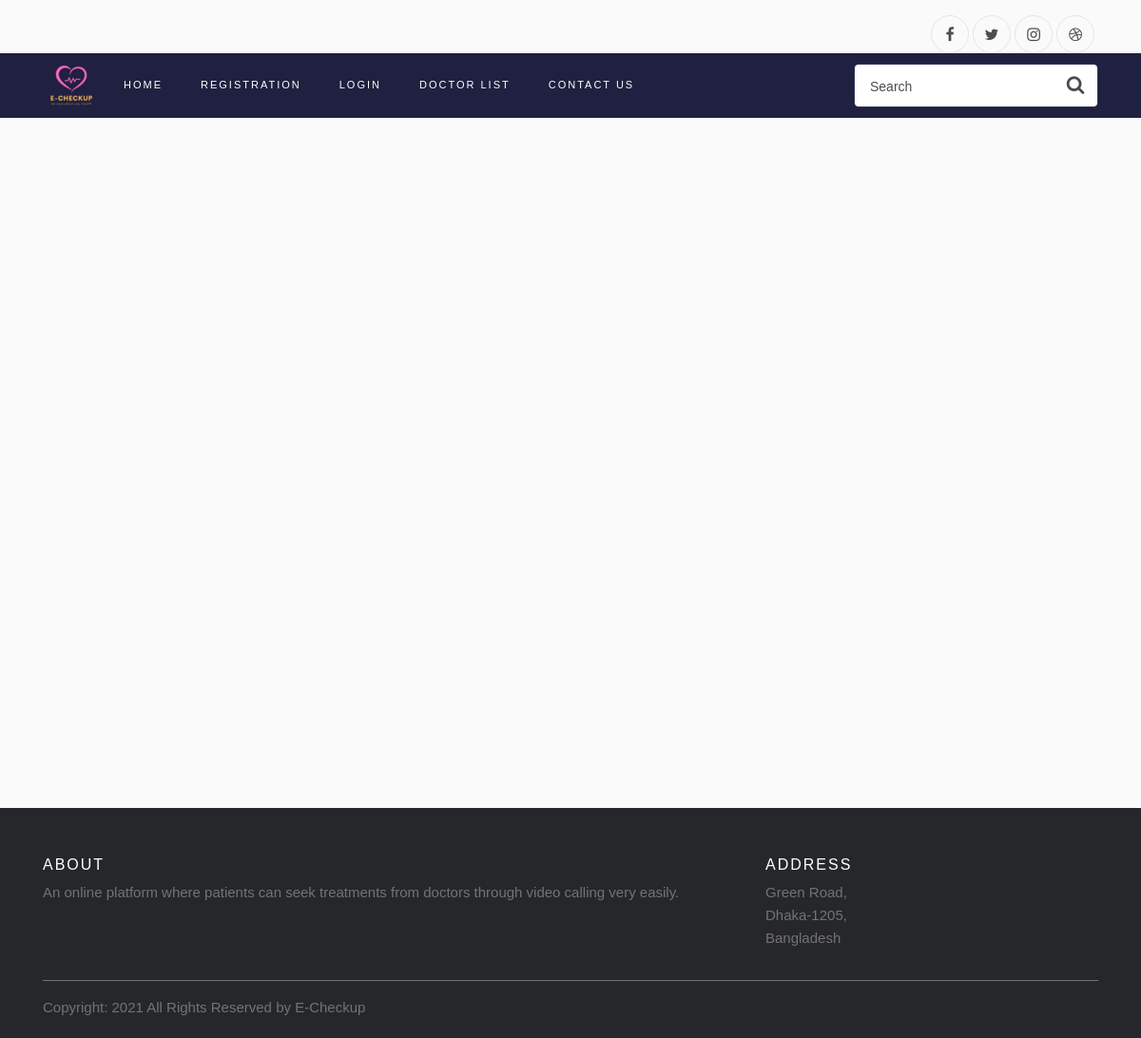
Page /doctor_list/ on the earlier database version.
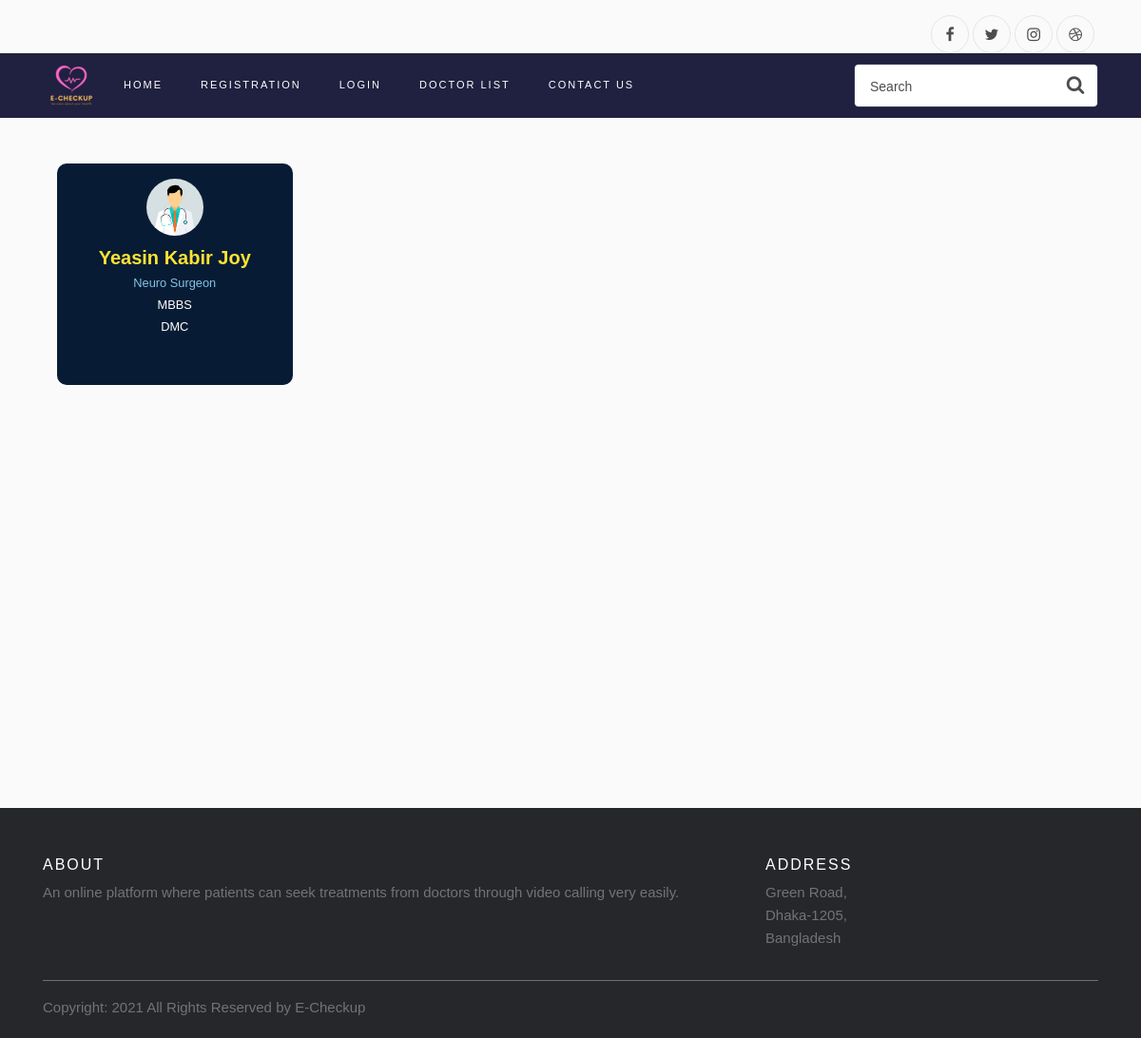
Same page on the later database version.
### userManagement/models.py (models this page shows, shortened)
class DoctorProfile(models.Model):
    image = models.ImageField(upload_to='doctor/', blank=True, null=True, default="doctor/default_icon.png",)
    user = models.ForeignKey(User, default=None, on_delete=models.CASCADE)
    name = models.CharField(max_length=50,blank=True,null=True)
    email = models.EmailField(blank=True,null=True)
    status = models.BooleanField(blank=True,null=True,default=True)
    degree = models.CharField(max_length=500,blank=True,null=True)
    hospital_name = models.CharField(max_length=100,blank=True,null=True)
    speciality = models.CharField(max_length=100,blank=True,null=True)
    day = models.CharField(max_length=50, blank=True, null=True)
    time = models.CharField(max_length=50, blank=True, null=True)
    def create_user_profile(sender, instance, created, **kwargs):
        if created and instance.type == Types.Doctor:
            DoctorProfile.objects.create(user=instance)
    post_save.connect(create_user_profile, sender=Doctor)

### userManagement/views.py (the view)
# urls.py: path('doctor_list/',userView.doctor_list,name='doctor_list'),
def doctor_list(request):
    if request.method == "POST":
        doctors = DoctorProfile.objects.filter(Q(name__icontains=request.POST['search']) | Q(speciality__icontains=request.POST['search']) | Q(hospital_name__icontains=request.POST['search']))
    else:
        doctors = DoctorProfile.objects.all()
    context={
        'doctors':doctors
    }
    return render(request, 'userManagement/doctorList.html', context)

### userManagement/context.py (called while the page is built, shortened)
def verifiedUser(request):
    usertype = ''
    userStatus=''
    context = {
        'userStatus': userStatus,
        'usertype' : usertype
    }
    return context

### templates/userManagement/doctorList.html (shortened to what this page needs)
{% extends 'base.html' %}
{% load static %}
{% block content %}
    <div class="container mt-5 mb-5">
        <div class="row g-2">
            {% for d in  doctors %}
                {% if  d.name is not None %}
                    <div class="col-md-3" style="margin-bottom: 10px;">
                        <div class="card p-2 py-3 text-center" style="background: #071c34; height: 100%; color:white;">
                            <div class="img mb-2"><img src="{{ d.image.url }}" width="60" height="60"
                                                       class="rounded-circle"></div>
                            <h5 class="mb-0" style="color: #FFE333 "><b>{{ d.name }}</b></h5> <small style="color:#85C1E9;">{{ d.speciality }}</small>
                            <small>{{ d.degree }}</small>
                            <small>{{ d.hospital_name }}</small>
                        </div>
                    </div>
                {% endif %}
            {% endfor %}
        </div>
    </div>
{% endblock content %}

### templates/base.html (shortened to what this page needs)
{% load static %}
<!DOCTYPE html>
<html lang="en">
<head>
    <link rel="stylesheet" href="https://cdn.jsdelivr.net/npm/bootstrap@4.6.0/dist/css/bootstrap.min.css"
>
    <link rel="stylesheet" href="https://stackpath.bootstrapcdn.com/font-awesome/4.7.0/css/font-awesome.min.css">
    <link rel="stylesheet" type="text/css" href="{% static 'css/footer.css' %}">
    <link rel="stylesheet" href="{% static 'css/style.css' %}">
    <link rel="stylesheet" href="{% static 'css/contact_us.css' %}">
</head>
<body>
<section class="ftco-section">
    <div class="container">
        <div class="row justify-content-between">
            <div class="col d-flex justify-content-end">
                <div class="social-media">
                    <p class="mb-0 d-flex">
                        <a href="#" class="d-flex align-items-center justify-content-center"><span
                                class="fa fa-facebook"><i class="sr-only">Facebook</i></span></a>
                        <a href="#" class="d-flex align-items-center justify-content-center"><span
                                class="fa fa-twitter"><i class="sr-only">Twitter</i></span></a>
                        <a href="#" class="d-flex align-items-center justify-content-center"><span
                                class="fa fa-instagram"><i class="sr-only">Instagram</i></span></a>
                        <a href="#" class="d-flex align-items-center justify-content-center"><span
                                class="fa fa-dribbble"><i class="sr-only">Dribbble</i></span></a>
                    </p>
                </div>
            </div>
        </div>
    </div>
    <nav class="navbar navbar-expand-lg navbar-dark ftco_navbar bg-dark ftco-navbar-light" id="ftco-navbar">
        <div class="container">
            <form method="POST" action="{% url 'doctor_list' %}" class="searchform order-lg-last">
                <div class="form-group d-flex">
                    <input type="text" class="form-control pl-3" placeholder="Search" name="search">
                    <button type="submit" placeholder="" class="form-control search"><span class="fa fa-search"></span>
                    </button>
                </div>
            </form>
            <div class="collapse navbar-collapse" id="ftco-nav">
                <li class="nav-item" style="list-style: none;margin-right: 5px"><a href="{% url 'home' %}"><img src="{% static 'image/apple-icon-60x60.png' %}"></a></li>
                <ul class="navbar-nav mr-auto">
                    {% if user.is_authenticated %}
                        {% if usertype == 'DOCTOR' %}
                            <li class="nav-item "><a href="{% url 'home' %}" class="nav-link">Home</a></li>
                            <li class="nav-item "><a href="{% url 'profile' %}" class="nav-link">Profile</a></li>
                            <li class="nav-item "><a href="{% url 'scheduling' %}" class="nav-link">Scheduling</a></li>
                            <li class="nav-item "><a href="{% url 'contact_us' %}" class="nav-link">Contact Us</a></li>
                            <li class="nav-item "><a href="{% url 'logout' %}" class="nav-link">Logout</a></li>
                        {% endif %}
                        {% if usertype == 'PATIENT' %}
                            {% if userStatus == 'notVerified' %}
                                <li class="nav-item "><a href="{% url 'home' %}" class="nav-link">Home</a></li>
                                <li class="nav-item "><a href="{% url 'profile' %}" class="nav-link">Profile</a></li>
                                <li class="nav-item "><a href="{% url 'send_mail' %}" class="nav-link">Verify</a></li>
                                <li class="nav-item "><a href="{% url 'doctor_list' %}" class="nav-link">Doctor List</a>
                                </li>
                                <li class="nav-item "><a href="{% url 'contact_us' %}" class="nav-link">Contact Us</a>
                                </li>
                                <li class="nav-item "><a href="{% url 'logout' %}" class="nav-link">Logout</a></li>
                            {% else %}
                                <li class="nav-item "><a href="{% url 'home' %}" class="nav-link">Home</a></li>
                                <li class="nav-item "><a href="{% url 'profile' %}" class="nav-link">Profile</a></li>
                                <li class="nav-item "><a href="{% url 'scheduling' %}" class="nav-link">Scheduling</a>
                                </li>
                                <li class="nav-item "><a href="{% url 'doctor_list' %}" class="nav-link">Doctor List</a>
                                </li>
                                <li class="nav-item "><a href="{% url 'contact_us' %}" class="nav-link">Contact Us</a>
                                </li>
                                <li class="nav-item "><a href="{% url 'logout' %}" class="nav-link">Logout</a></li>
                            {% endif %}
                        {% endif %}
                        {% if usertype == 'ADMIN' %}
                            <li class="nav-item "><a href="{% url 'home' %}" class="nav-link">Home</a></li>
                            <li class="nav-item "><a href="{% url 'admin:index' %}" class="nav-link">Admin Panel</a></li>
                            <li class="nav-item "><a href="{% url 'doctor_list' %}" class="nav-link">Doctor List</a>
                            </li>
                            <li class="nav-item "><a href="{% url 'logout' %}" class="nav-link">Logout</a></li>
                        {% endif %}
                    {% else %}
                        <li class="nav-item "><a href="{% url 'home' %}" class="nav-link">Home</a></li>
                        <li class="nav-item "><a href="{% url 'registration' %}" class="nav-link">Registration</a></li>
                        <li class="nav-item "><a href="{% url 'login' %}" class="nav-link">Login</a></li>
                        <li class="nav-item "><a href="{% url 'doctor_list' %}" class="nav-link">Doctor List</a>
                        </li>
                        <li class="nav-item "><a href="{% url 'contact_us' %}" class="nav-link">Contact Us</a></li>
                    {% endif %}
                </ul>
            </div>
        </div>
    </nav>
    <div class="container">
        {% block content %}
        {% endblock content %}
    </div>
</section>
<footer class="site-footer" style="margin-top: 50px;">
      <div class="container">
        <div class="row">
          <div class="col-sm-12 col-md-8">
            <h6>About</h6>
            <p class="text-justify">
                An online platform where patients can seek treatments from doctors through video calling very easily.
            </p>
          </div>
          <div class="col-sm-12 col-md-4">
              <h6 style="color: white;">Address</h6>
            <p>Green Road,<br>
             Dhaka-1205,<br>
             Bangladesh<br>
            </p>
          </div>
        </div>
        <hr>
      </div>
      <div class="container">
        <div class="row">
          <div class="col-md-8 col-sm-6 col-xs-12">
            <p class="copyright-text">Copyright: 2021 All Rights Reserved by E-Checkup
            </p>
          </div>
        </div>
      </div>
</footer>
</body>
</html>

### static/css/footer.css (style rules this page uses)
.site-footer { background-color:#26272b; padding:45px 0 20px; font-size:15px; line-height:24px; color:#737373; }
.site-footer hr { border-top-color:#bbb; opacity:0.5 }
.site-footer h6 { color:#fff; font-size:16px; text-transform:uppercase; margin-top:5px; letter-spacing:2px }
.copyright-text { margin:0 }

### static/css/contact_us.css (style rules this page uses)
section { padding: 60px 0; min-height: 100vh; }

### templates/base.html (style rules this page uses)
.card { border: none; border-radius: 10px; transition: all 1s; cursor: pointer; margin-bottom: 10px; }

Differences in the rows shown:
added DoctorProfile: image (picture), name "Yeasin Kabir Joy", speciality "Neuro Surgeon", degree "MBBS", hospital_name "DMC"
